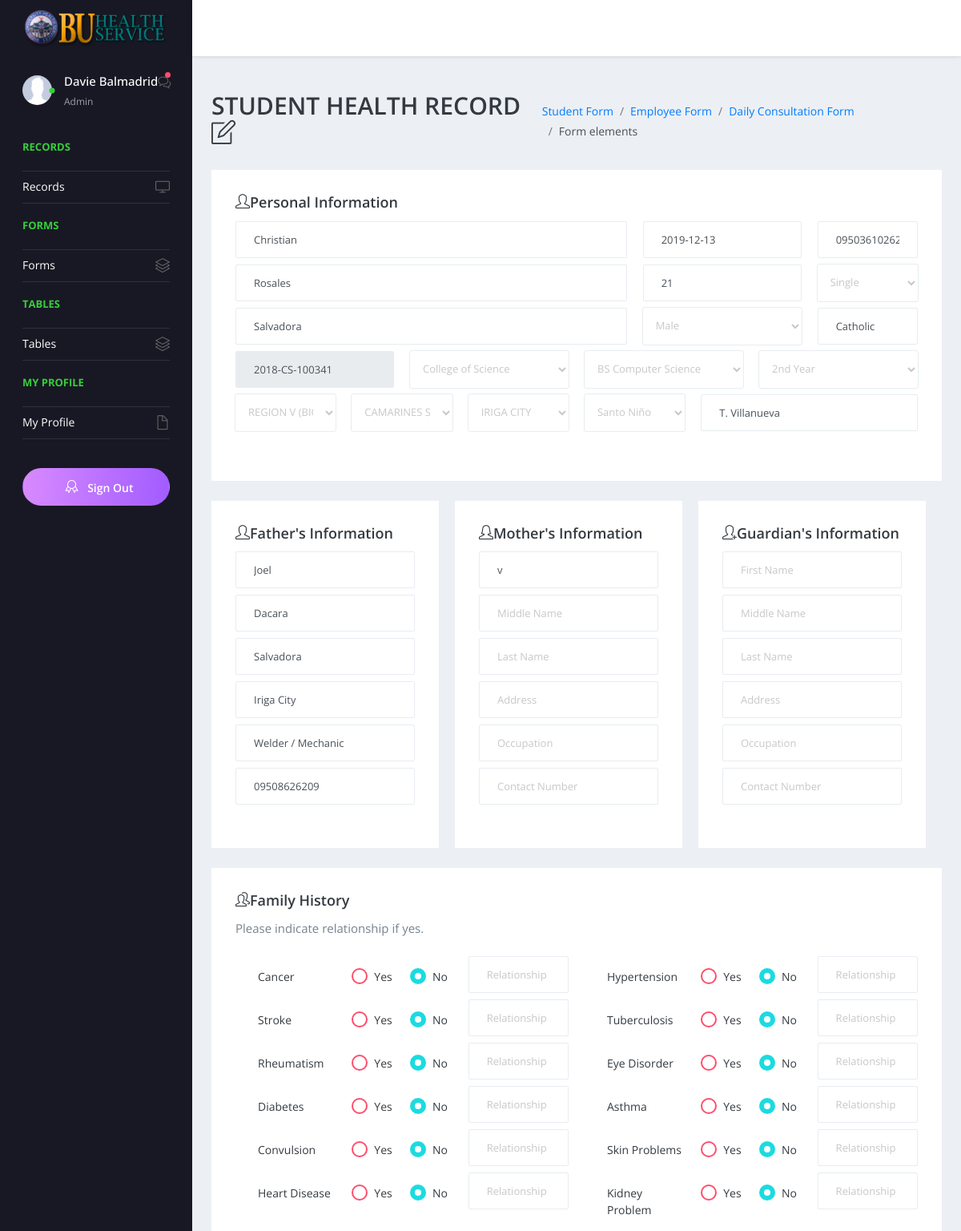
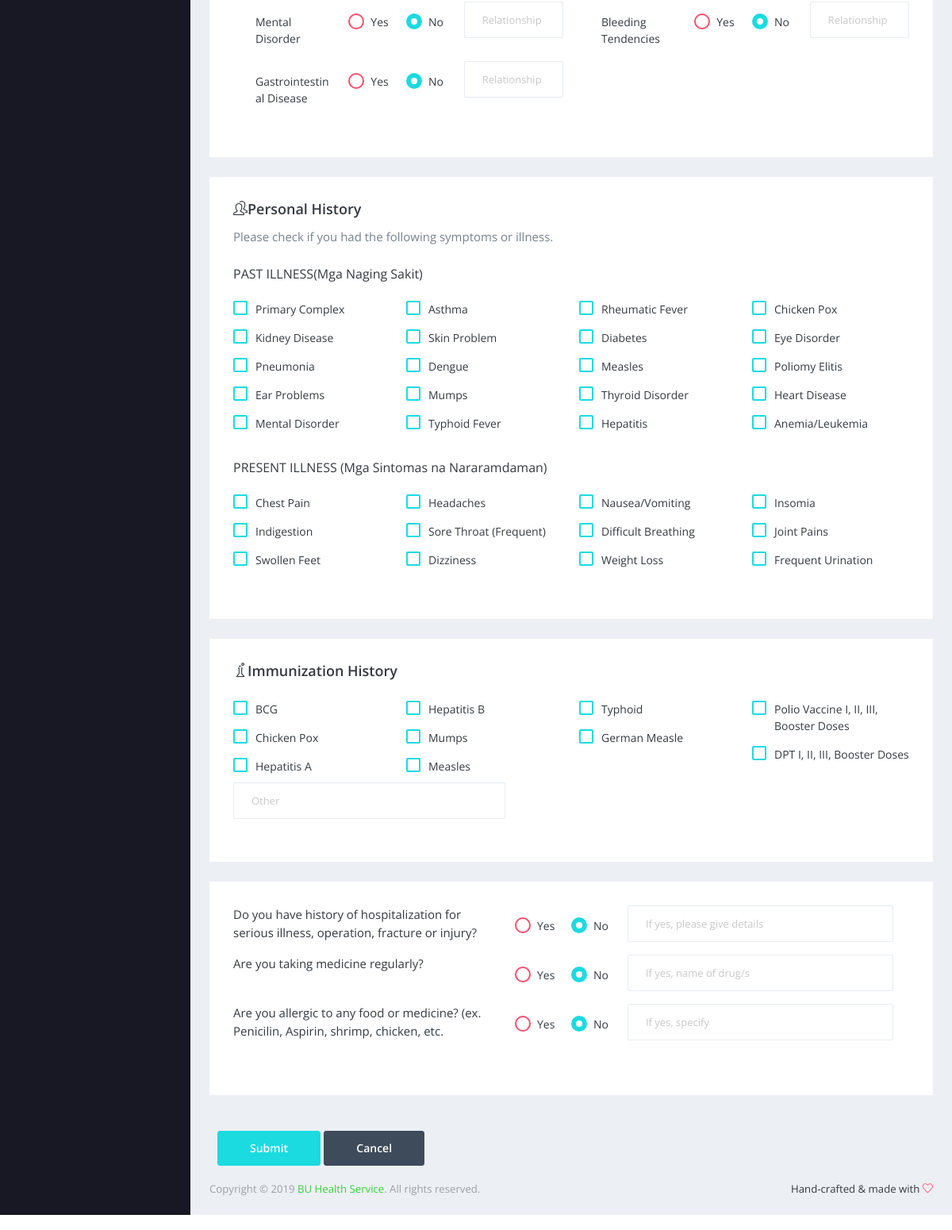
The app's page /pages/forms/editstudent.php?ID=2018-CS-100341 (signed in) with its own data (2 pictures, top to bottom).
### tables this page shows
CREATE TABLE `tbl_patientinfo` (
  `ID` int(30) NOT NULL,
  `PatientID` varchar(20) NOT NULL,
  `Lname` varchar(30) NOT NULL,
  `Fname` varchar(30) NOT NULL,
  `Mname` varchar(30) NOT NULL,
  `Age` int(11) NOT NULL,
  `religion` varchar(20) NOT NULL,
  `Address` varchar(150) NOT NULL,
  `Region` varchar(60) NOT NULL,
  `Province` varchar(60) NOT NULL,
  `MuniCity` varchar(60) NOT NULL,
  `Brgy` varchar(30) NOT NULL,
  `Street` varchar(60) NOT NULL,
  `Birthdate` date NOT NULL,
  `Course` varchar(90) NOT NULL,
  `YearLevel` varchar(10) NOT NULL,
  `CollegeUnit` varchar(60) NOT NULL,
  `ContactNum` varchar(15) NOT NULL,
  `CivilStatus` varchar(10) NOT NULL,
  `Sex` varchar(6) NOT NULL,
  `Status` smallint(6) NOT NULL,
  `ModifiedDate` timestamp NOT NULL DEFAULT current_timestamp() ON UPDATE current_timestamp(),
  `CreatedDate` timestamp NOT NULL DEFAULT current_timestamp(),
  `ModifiedBy` varchar(30) NOT NULL,
  `CreatedBy` varchar(30) NOT NULL
);

CREATE TABLE `tbl_patientsparentinfo` (
  `ID` int(30) NOT NULL,
  `PatientID` varchar(20) NOT NULL,
  `Fname` varchar(100) NOT NULL,
  `Mname` varchar(30) NOT NULL,
  `Lname` varchar(30) NOT NULL,
  `Occupation` varchar(30) NOT NULL,
  `OfficeAddress` varchar(50) NOT NULL,
  `ContactNumber` varchar(15) NOT NULL,
  `Relation` varchar(30) NOT NULL,
  `ModifiedDate` timestamp NOT NULL DEFAULT current_timestamp() ON UPDATE current_timestamp(),
  `CreatedDate` timestamp NOT NULL DEFAULT current_timestamp(),
  `ModifiedBy` int(10) NOT NULL,
  `CreatedBy` int(10) NOT NULL
);

### pages/forms/editstudent.php (the view, shortened to what the rows shown need)
<?php
    $conn = OpenCon();
    $result = mysqli_query($conn, "select * from tbl_patientinfo where PatientID='".$_GET['ID']."'");
    $r = mysqli_fetch_assoc($result);
    $result = mysqli_query($conn, "select * from tbl_patientsparentinfo where Relation='Father' and PatientID='".$_GET['ID']."'");
    $father = mysqli_fetch_assoc($result);
    $result = mysqli_query($conn, "select * from tbl_patientsparentinfo where Relation='Mother' and PatientID='".$_GET['ID']."'");
    $mother = mysqli_fetch_assoc($result);
?>
<!DOCTYPE html>
<html lang="en">
  <head>
    <link rel="stylesheet" href="../../vendors/simple-line-icons/css/simple-line-icons.css">
    <link rel="stylesheet" href="../../vendors/flag-icon-css/css/flag-icon.min.css">
    <link rel="stylesheet" href="../../vendors/css/vendor.bundle.base.css">
    <link rel="stylesheet" href="../../vendors/select2/select2.min.css">
    <link rel="stylesheet" href="../../vendors/select2-bootstrap-theme/select2-bootstrap.min.css">
    <link rel="stylesheet" href="../../css/style.css" >
  </head>
  <body>
    <div class="container-scroller">
      <div class="container-fluid page-body-wrapper">
        <div class="main-panel">
          <div class="content-wrapper">
            <div class="page-header">
              <h2> STUDENT HEALTH RECORD <i class="icon-note float-left"></i> </h2>
            </div>
            <form method="POST" action="../../SaveRecords/savestudent.php?edit=1">
            <div class="row">
              <div class="col-12 grid-margin">
                <div class="card">
                  <div class="card-body">
                        <div class="form-group row">
                          <div class="col-md-7 col-sm-12 mb-2">
                              <input type="text" class="form-control mb-2"  name="S_Fname" id="Fname" placeholder="First Name" value=<?php echo '"'.$r['Fname'].'"';?> >
                              <input type="text" class="form-control mb-2" name="S_Mname" id="Mname" placeholder="Middle Name" value=<?php echo '"'.$r['Mname'].'"';?> >
                              <input type="text" class="form-control"  name="S_Lname" id="Lname" placeholder="Last Name" value=<?php echo '"'.$r['Lname'].'"';?> >
                          </div>
                          <div class="col-md-3 col-sm-12 mb-2">
                              <input type="text" class="form-control mb-2" name="S_Bdate" id="Birthdate" placeholder="Birth Date" onfocus="this.type='date'" value= <?php echo '"'.$r['Birthdate'].'"';?>>
                              <input type="number" class="form-control mb-2"  name="S_Age" id="Age" placeholder="Age" value=<?php echo '"'.$r['Age'].'"';?> >
                              <select class="form-control" name="S_Gender" id="Gender"  >
                                    <?php
                                    if($r['Sex']=="Male"){
                                      echo "<option selected>Male</option>
                                      <option>Female</option>";
                                    }
                                     ?>
                              </select>
                          </div>
                          <div class="col-md-2 col-sm-12 mb-2">
                              <input type="text" class="form-control mb-2" name="S_Cnumber" id="Cnumber" placeholder="Contact Number"value=<?php echo '"'.$r['ContactNum'].'"';?> >
                              <select class="form-control mb-2" name="S_Status" id="Status" >
                                    <?php
                                      if($r['CivilStatus'] == 'Single'){
                                        echo "<option selected>Single</option>";
                                      }
                                    ?>
                              </select>
                              <input type="text" class="form-control"  name="S_Religion" id="Religion" placeholder="Religion" value=<?php echo '"'.$r['religion'].'"';?>>
                          </div>
                          <div class="col-md-3 col-sm-12 mb-2">
                                                <select class="form-control" name="S_YearLevel" id="S_YearLevel">
                                                    <?php
                                                      if($r['YearLevel']=="2nd Year"){
                                                        echo "<option >1st Year</option>
                                                        <option selected>2nd Year</option>
                                                        <option >3rd Yeer</option>
                                                        <option  >4th Year</option>
                                                        <option >5th Year</option>";
                                                      }
                                                    ?>
                                                </select>
                          </div>
                        </div>
                  </div>
                </div>
              </div>
              <div class="col-md-12 grid-margin row">
              <div class="col-md-4">
                <div class="card">
                  <div class="card-body">
                      <div class="form-group row">
                      <div class="col-md-12 col-sm-12 mb-2">
                        <input type="text" class="form-control" name="F_FName" id="F_Name" placeholder="First Name" value=<?php echo "'".$father['Fname']."'" ?>>
                      </div>
                      <div class="col-md-12 col-sm-12 mb-2">
                        <input type="text" class="form-control" name="F_Address" id="F_Address" placeholder="Address" value= <?php echo "'".$father['OfficeAddress']."'"?> >
                      </div>
                      <div class="col-md-12 col-sm-12 mb-2">
                        <input type="text" class="form-control" name="F_Occupation" id="F_Occupation" placeholder="Occupation" value= <?php echo "'".$father['Occupation']."'"?> >
                      </div>
                      </div>
                  </div>
                </div>
              </div>
              <div class="col-md-4">
                <div class="card">
                  <div class="card-body">
                      <div class="form-group row">
                      <div class="col-md-12 col-sm-12 mb-2">
                        <input type="text" class="form-control" name="M_FName" id="F_FName" placeholder="First Name"  value= <?php echo "'".$mother['Fname']."'"?>>
                      </div>
                      </div>
                  </div>
                </div>
              </div>
              </div>
            </div>
            </form>
          </div>
        </div>
      </div>
    </div>
  </body>
</html>

### records on screen
tbl_patientinfo: S_Fname "Christian", S_Mname "Rosales", S_Lname "Salvadora", S_Bdate "2019-12-13", S_Age "21", S_Gender "Male", S_Status "Single", S_Religion "Catholic", S_YearLevel "2nd Year"
tbl_patientsparentinfo: F_FName "Joel", F_Address "Iriga City", F_Occupation "Welder / Mechanic"
tbl_patientsparentinfo: M_FName "v"

### other values on screen
$_SESSION['Fname'] "Davie"
$_SESSION['Lname'] "Balmadrid"
$_SESSION['position'] "Admin"
form field S_Department "College of Science"
form field S_Course "BS Computer Science"
form field S_Region "REGION V (BICOL REGION)"
form field S_Province "CAMARINES SUR"
form field S_City "IRIGA CITY"
form field S_Baranggay "Santo Niño"
